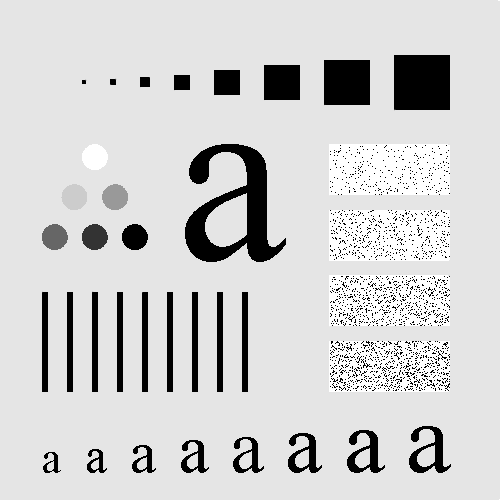
#> input picture Task_4/pattern.tif, 500 x 500 px
$ python 4_a_ankar.py
#> lines starting #> are read from the running program, lines starting #| are printed output that depends on the picture
import cv2
import numpy as np
import matplotlib.pyplot as plt

# Load the image
img = cv2.imread('pattern.tif', cv2.IMREAD_GRAYSCALE)
#> img is the input picture: shape (500, 500); min 0, max 255, mean 207.4
image = cv2.resize(img, (512, 512))
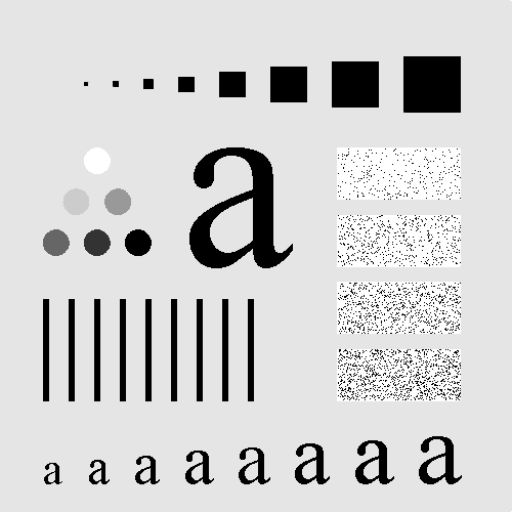
#> image: shape (512, 512); min 0, max 255, mean 207.4

height, width = image.shape
#> height = 512; width = 512

mean = 0
stddev = 25
noise = np.random.normal(mean, stddev, image.shape)

noisy_image = image + noise
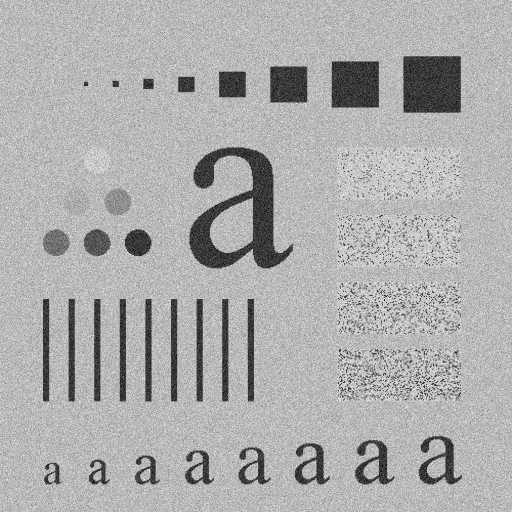
#> noisy_image: shape (512, 512) float64; min -99.42, max 351.3, mean 207.4; drawn with min black and max white

# Compute the 2D discrete Fourier transform (DFT) of the noisy image
F = np.fft.fftshift(np.fft.fft2(noisy_image))

# Define the Butterworth filter

D0 = 10  # Cutoff frequency
n = 10  # Filter order


def gaussian(F):
    M, N = F.shape
    Gaussian = np.zeros((M, N))
    for u in range(M):
        for v in range(N):
            D = np.sqrt((u - M / 2) ** 2 + (v - N / 2) ** 2)

            Gaussian[u, v] = np.exp(-((D ** 2) / (2 * D0 ** 2)))

    Gaussian_constant = Gaussian * F
    filter_image = np.abs(np.fft.ifft2(Gaussian_constant))
    # filtered_image = cv2.normalize(filter_image, None, 0, 255, cv2.NORM_MINMAX).astype(np.uint8)
    filtered_image = filter_image / 255
    return filtered_image


def butterworth(F):
    M, N = F.shape
#> M = 512; N = 512
    H = np.zeros((M, N))
    for u in range(M):
        for v in range(N):
            D = np.sqrt((u - M / 2) ** 2 + (v - N / 2) ** 2)
            H[u, v] = 1 / (1 + (D / D0) ** (2 * n))
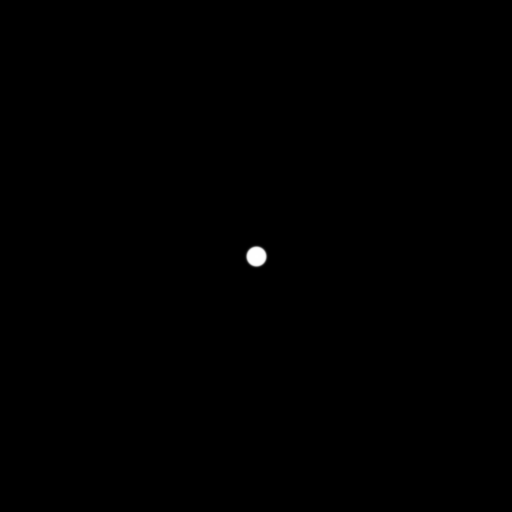
#> H: shape (512, 512) float64; min 6.68e-32, max 1, mean 0.00122
    G = F * H
    filtered_image = np.abs(np.fft.ifft2(G))
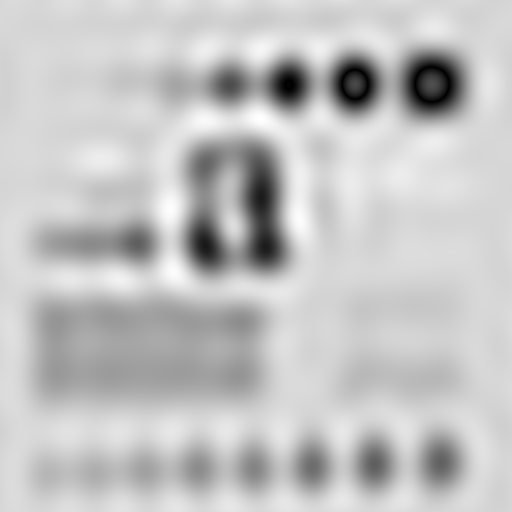
#> filtered_image: shape (512, 512) float64; min 0.000514, max 271.8, mean 207.8; drawn with min black and max white
    filtered_image = cv2.normalize(filtered_image, None, 0, 255, cv2.NORM_MINMAX)
    return filtered_image


butter_filter = butterworth(F)
gaussian_filter = gaussian(F)
#> in gaussian, `filter_image = np.abs(np.fft.ifft2(Gaussian_constant))`:
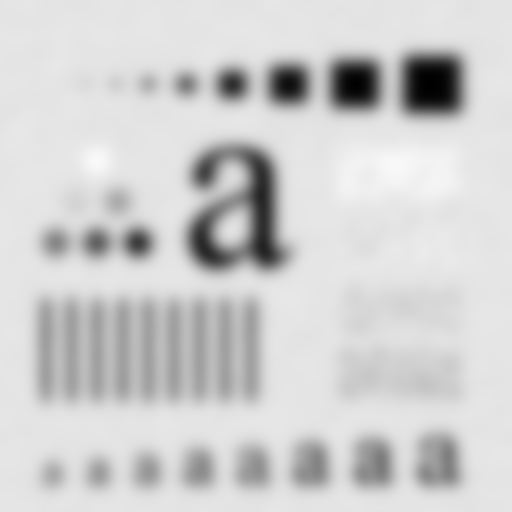
#> filter_image: shape (512, 512) float64; min 0.633, max 249.3, mean 207.4
# Display the original noisy image and the filtered image
plt.subplot(2, 2, 1)
plt.imshow(noisy_image, cmap='gray')
plt.title('Noisy Image')

plt.subplot(2, 2, 3)
plt.imshow(butter_filter, cmap='gray')
plt.title('butter Filtered Image')

plt.subplot(2, 2, 4)
plt.imshow(gaussian_filter, cmap='gray')
plt.title('gaussian Filtered Image')
plt.tight_layout()

plt.show()
